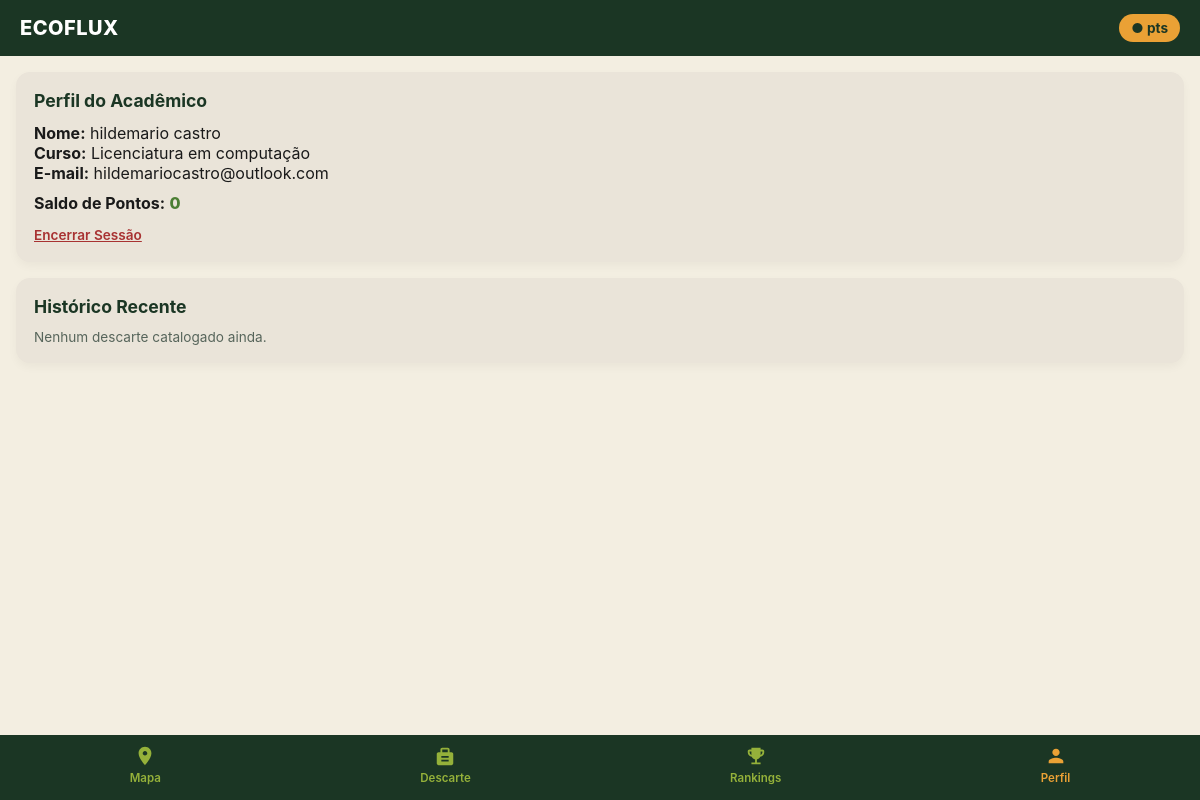
Page /perfil (signed in) on the earlier database version.
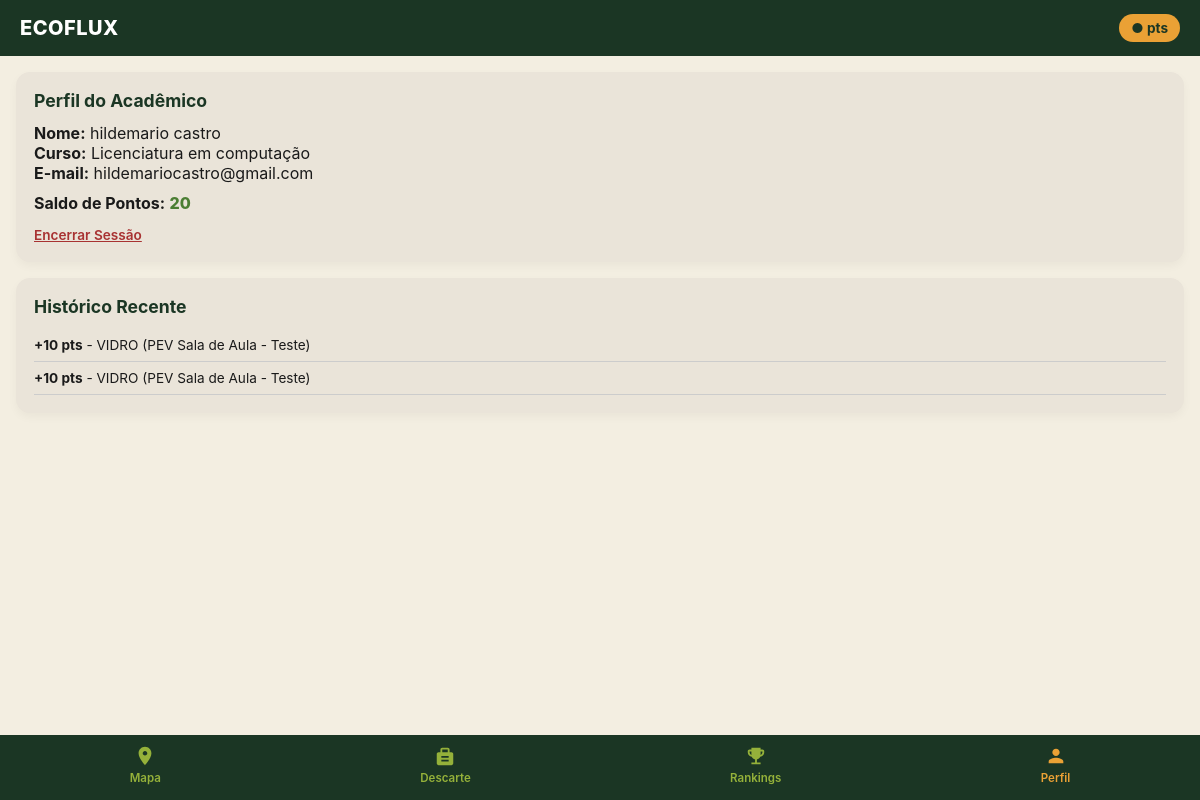
Same page on the later database version.
### tables this page shows
CREATE TABLE usuarios (
        id INTEGER PRIMARY KEY AUTOINCREMENT,
        nome TEXT NOT NULL,
        email TEXT UNIQUE NOT NULL,
        senha_hash TEXT NOT NULL,
        data_nasc TEXT NOT NULL,
        curso TEXT NOT NULL,
        role TEXT DEFAULT 'ALUNO',
        saldo_pontos INTEGER DEFAULT 0,
        falhas_login INTEGER DEFAULT 0,
        bloqueado_ate TEXT
    );

CREATE TABLE descartes (
        id INTEGER PRIMARY KEY AUTOINCREMENT,
        usuario_id INTEGER,
        ponto_id INTEGER,
        tipo_residuo TEXT NOT NULL,
        foto_url TEXT,
        pontos_ganhos INTEGER NOT NULL,
        data_hora TEXT NOT NULL,
        FOREIGN KEY(usuario_id) REFERENCES usuarios(id),
        FOREIGN KEY(ponto_id) REFERENCES pontos_descarte(id)
    );

CREATE TABLE pontos_descarte (
        id INTEGER PRIMARY KEY AUTOINCREMENT,
        nome TEXT NOT NULL,
        bloco TEXT NOT NULL,
        latitude REAL NOT NULL,
        longitude REAL NOT NULL,
        ativo INTEGER DEFAULT 1,
        qr_token TEXT UNIQUE NOT NULL,
        capacidade_litros INTEGER DEFAULT 200
    );

### app.py (the view)
@app.route("/perfil")
@login_required
def perfil():
    conn = get_db()
    user = conn.execute("SELECT * FROM usuarios WHERE id = ?", (session["user_id"],)).fetchone()
    historico = conn.execute("""
        SELECT d.*, p.nome as nome_pev
        FROM descartes d
        JOIN pontos_descarte p ON d.ponto_id = p.id
        WHERE d.usuario_id = ?
        ORDER BY d.id DESC LIMIT 5
    """, (session["user_id"],)).fetchall()
    conn.close()
    return render_template("base.html", perfil_view=True, user=user, historico=historico)

### app.py (called while the page is built)
def get_db():
    conn = sqlite3.connect(DB_PATH)
    conn.row_factory = sqlite3.Row
    return conn

def login_required(f):
    @wraps(f)
    def decorated_function(*args, **kwargs):
        if "user_id" not in session:
            flash("Por favor, autentique-se para continuar.", "warning")
            return redirect(url_for("login"))
        return f(*args, **kwargs)
    return decorated_function

### templates/base.html (shortened to what this page needs)
<!DOCTYPE html>
<html lang="pt-BR">
<head>
  <link rel="stylesheet" href="{{ url_for('static', filename='css/style.css') }}">
  <link rel="stylesheet" href="https://unpkg.com/leaflet@1.9.4/dist/leaflet.css"/>
</head>
<body>
  <header class="top-bar">
    <span class="logo-tag">ECOFLUX</span>
    {% if session.get('user_id') %}
    <span class="badge-pontos">{{ user_pontos if user_pontos is defined else '●' }} pts</span>
    {% endif %}
  </header>
  <main class="content-area">
    {% if perfil_view %}
    <div class="card">
      <h2>Perfil do Acadêmico</h2>
      <p><strong>Nome:</strong> {{ user.nome }}</p>
      <p><strong>Curso:</strong> {{ user.curso }}</p>
      <p><strong>E-mail:</strong> {{ user.email }}</p>
      <p style="margin-top: 10px;"><strong>Saldo de Pontos:</strong> <span style="color: var(--verde-folha); font-weight:800;">{{ user.saldo_pontos }}</span></p>
      <a href="{{ url_for('logout') }}" style="display:inline-block; margin-top:14px; color:var(--erro); font-size:0.85rem; font-weight:600;">Encerrar Sessão</a>
    </div>
    <div class="card">
      <h2>Histórico Recente</h2>
      {% if historico %}
        <ul style="list-style: none; font-size: 0.85rem;">
          {% for h in historico %}
            <li style="padding: 8px 0; border-bottom: 1px solid #ccc;">
              <strong>+{{ h.pontos_ganhos }} pts</strong> - {{ h.tipo_residuo }} ({{ h.nome_pev }})
            </li>
          {% endfor %}
        </ul>
      {% else %}
        <p style="font-size: 0.85rem; color: var(--texto-suave);">Nenhum descarte catalogado ainda.</p>
      {% endif %}
    </div>
    {% else %}
      {% block content %}{% endblock %}
    {% endif %}
  </main>
  {% if session.get('user_id') %}
  <nav class="bottom-bar">
    <a href="{{ url_for('index') }}" class="nav-item {% if request.endpoint == 'index' %}active{% endif %}">
      <svg viewBox="0 0 24 24"><path d="M12 2C8.13 2 5 5.13 5 9c0 5.25 7 13 7 13s7-7.75 7-13c0-3.87-3.13-7-7-7zm0 9.5c-1.38 0-2.5-1.12-2.5-2.5s1.12-2.5 2.5-2.5 2.5 1.12 2.5 2.5-1.12 2.5-2.5 2.5z"/></svg>
      Mapa
    </a>
    <a href="{{ url_for('descarte') }}" class="nav-item {% if request.endpoint == 'descarte' %}active{% endif %}">
      <svg viewBox="0 0 24 24"><path d="M19 8h-2V5c0-1.1-.9-2-2-2H9c-1.1 0-2 .9-2 2v3H5c-1.1 0-2 .9-2 2v10c0 1.1.9 2 2 2h14c1.1 0 2-.9 2-2V10c0-1.1-.9-2-2-2zm-10-3h6v3H9V5zm7 13H8v-2h8v2zm0-4H8v-2h8v2z"/></svg>
      Descarte
    </a>
    <a href="{{ url_for('ranking') }}" class="nav-item {% if request.endpoint == 'ranking' %}active{% endif %}">
      <svg viewBox="0 0 24 24"><path d="M19 5h-2V3H7v2H5c-1.1 0-2 .9-2 2v1c0 2.55 1.92 4.63 4.39 4.94.63 1.5 1.98 2.63 3.61 2.96V19H7v2h10v-2h-4v-3.1c1.63-.33 2.98-1.46 3.61-2.96C19.08 12.63 21 10.55 21 8V7c0-1.1-.9-2-2-2zM5 8V7h2v3.82C5.84 10.4 5 9.3 5 8zm14 0c0 1.3-.84 2.4-2 2.82V7h2v1z"/></svg>
      Rankings
    </a>
    <a href="{{ url_for('perfil') }}" class="nav-item {% if request.endpoint == 'perfil' %}active{% endif %}">
      <svg viewBox="0 0 24 24"><path d="M12 12c2.21 0 4-1.79 4-4s-1.79-4-4-4-4 1.79-4 4 1.79 4 4 4zm0 2c-2.67 0-8 1.34-8 4v2h16v-2c0-2.66-5.33-4-8-4z"/></svg>
      Perfil
    </a>
  </nav>
  {% endif %}
</body>
</html>

### static/css/style.css (style rules this page uses)
:root { --verde-floresta: #1B3624; --fundo-areia: #F3EEE1; --fundo-card: #EAE4D9; --marigold-ouro: #EAA135; --verde-folha: #4B7E33; --verde-oliva: #95B13A; --texto-escuro: #1A1A1A; --texto-suave: #57655B; --branco: #FFFFFF; --erro: #A83232; }
* { box-sizing: border-box; margin: 0; padding: 0; font-family: -apple-system, BlinkMacSystemFont, "Segoe UI", Roboto, Oxygen, Ubuntu, Cantarell, sans-serif; -webkit-tap-highlight-color: transparent; }
body { background-color: var(--fundo-areia); color: var(--texto-escuro); min-height: 100vh; display: flex; flex-direction: column; }
header.top-bar { background-color: var(--verde-floresta); color: var(--branco); padding: 14px 20px; display: flex; justify-content: space-between; align-items: center; position: sticky; top: 0; z-index: 1000; }
.logo-tag { font-weight: 800; font-size: 1.25rem; letter-spacing: 0.5px; }
.badge-pontos { background-color: var(--marigold-ouro); color: var(--verde-floresta); padding: 6px 12px; border-radius: 20px; font-weight: 700; font-size: 0.85rem; }
main.content-area { flex: 1; padding: 16px; margin-bottom: 75px; }
.card { background-color: var(--fundo-card); border-radius: 14px; padding: 18px; margin-bottom: 16px; box-shadow: 0 4px 10px rgba(0, 0, 0, 0.04); }
.card h2 { font-size: 1.1rem; color: var(--verde-floresta); margin-bottom: 12px; }
nav.bottom-bar { position: fixed; bottom: 0; left: 0; right: 0; background-color: var(--verde-floresta); display: flex; justify-content: space-around; padding: 10px 0; height: 65px; z-index: 1000; }
.nav-item { display: flex; flex-direction: column; align-items: center; text-decoration: none; color: var(--verde-oliva); font-size: 0.72rem; font-weight: 600; }
.nav-item.active { color: var(--marigold-ouro); }
.nav-item svg { width: 22px; height: 22px; margin-bottom: 4px; fill: currentColor; }

Differences in the rows shown:
changed usuarios "hildemario castro": email "hildemariocastro@outlook.com" → "hildemariocastro@gmail.com"; saldo_pontos "0" → "20"
added descartes: pontos_ganhos "10", tipo_residuo "VIDRO", nome_pev "PEV Sala de Aula - Teste"
added descartes: pontos_ganhos "10", tipo_residuo "VIDRO", nome_pev "PEV Sala de Aula - Teste"
Other differences:
text no longer shown: "Nenhum descarte catalogado ainda."
